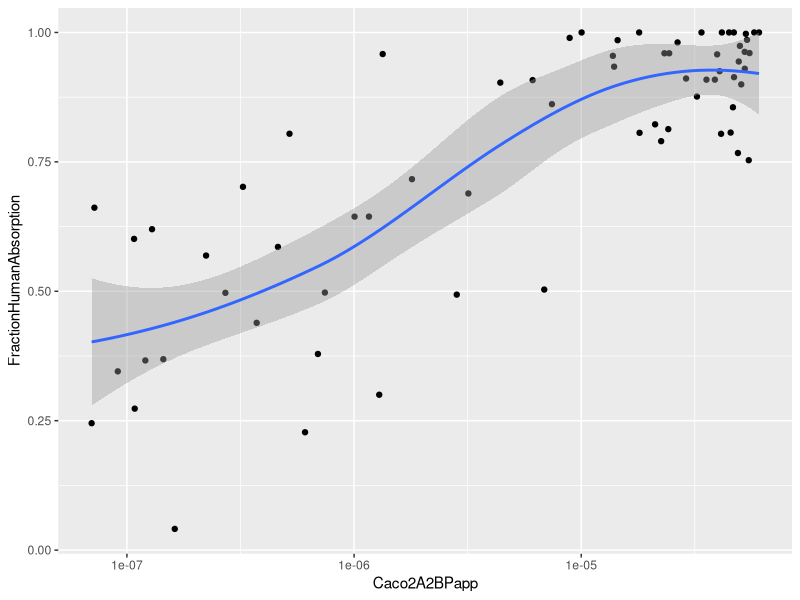
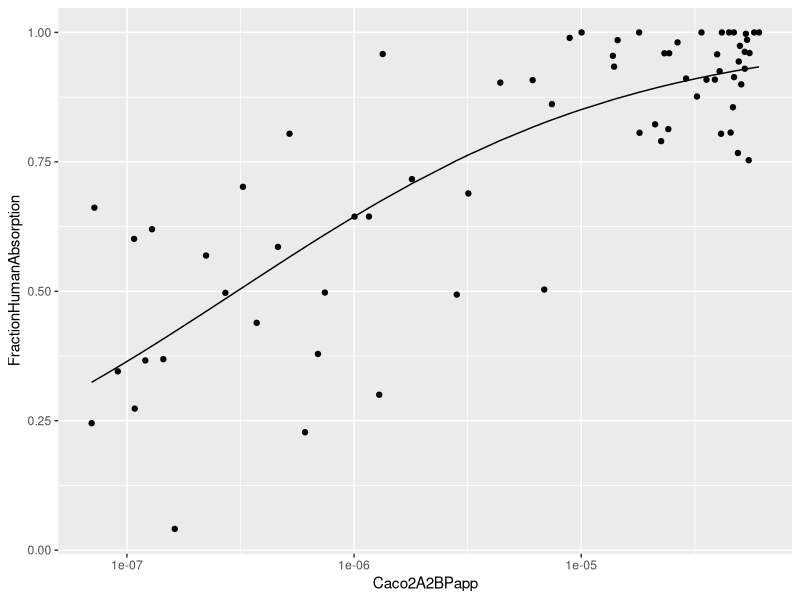
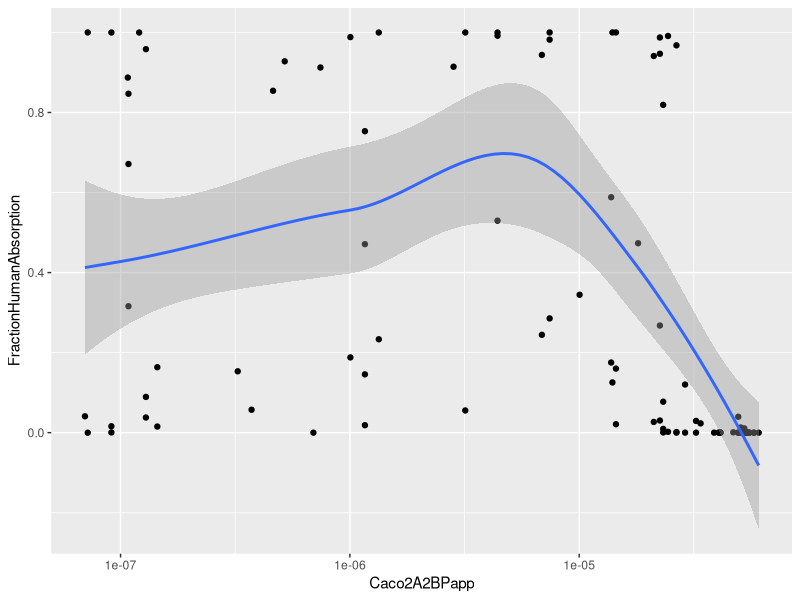

Reproduce these figures in R, in order.
## ---- chunk 1
library(ggplot2)
d <- read.table('caco2.csv',header=T,sep=',')
ggplot(d,aes(x=Caco2A2BPapp,y=FractionHumanAbsorption)) +
   geom_point() + scale_x_log10() + geom_smooth()
## ---- chunk 2
model <- glm(data=d, FractionHumanAbsorption~log(Caco2A2BPapp),
   family=binomial(link='logit'))
print(summary(model))
d$model <- predict(model,newdata=d,type='response')
ggplot(d,) +
   geom_point(aes(x=Caco2A2BPapp,y=FractionHumanAbsorption)) + 
   geom_line(aes(x=Caco2A2BPapp,y=model)) +
   scale_x_log10()
Intercept <- model$coefficients['(Intercept)']
cacoEffect <- model$coefficients['log(Caco2A2BPapp)']
## ---- chunk 3
set.seed(2535251)
s <- data.frame(week=1:100)
s$Caco2A2BPapp <- sort(sample(d$Caco2A2BPapp,100,replace=T),decreasing=T)
sigmoid <- function(x) {1/(1+exp(-x))}
s$FractionHumanAbsorption <- sigmoid(Intercept + log(s$Caco2A2BPapp) + 
   10*log(s$week) - mean(10*log(s$week)) +
   5*rnorm(100))
print(summary(glm(data=s, FractionHumanAbsorption~log(Caco2A2BPapp),
   family=binomial(link='logit'))))
ggplot(s,aes(x=Caco2A2BPapp,y=FractionHumanAbsorption)) +
    geom_point() + scale_x_log10() + geom_smooth()
## ---- chunk 4
print(summary(glm(data=s,FractionHumanAbsorption~log(week)+log(Caco2A2BPapp),
   family=binomial(link='logit'))))
## ---- chunk 5
mF <- glm(data=s, FractionHumanAbsorption~log(week),
    family=binomial(link='logit'))
print(summary(mF))
print(summary(glm(data=s,FractionHumanAbsorption~log(Caco2A2BPapp) +
   offset(mF$coefficients['log(week)']*log(week)),
   family=binomial(link='logit'))))
